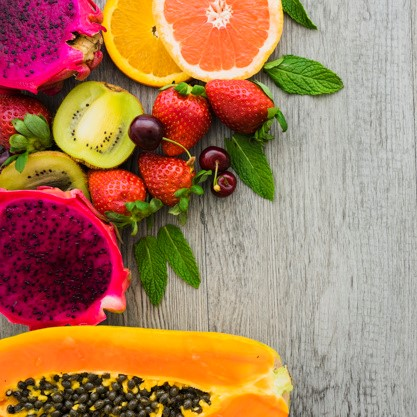
#> input picture image-processing-in-python/data/chapter 3/fruits_square.jpg, 417 x 417 px
$ jupyter execute --allow-errors image-restoration-noise-segmentation-and-contours.ipynb   (older library calls are emulated)
#> lines starting #> are read from the running program, lines starting #| are printed output that depends on the picture; after the words box and inside, x2 and y2 are one past the last pixel; in counts of white or black regions, pixels touching at a corner belong together
[cell 1]
import matplotlib.pyplot as plt
import numpy as np
from matplotlib import image

[cell 2]
def show_image(image, title='Image', cmap_type='gray'):
    plt.subplots(figsize=(16, 12), sharex=True, sharey=True)
    plt.imshow(image, cmap = cmap_type)
    plt.title(title)
    plt.axis('off')
    plt.show

def plot_comparison(original, filtered, title_filtered):
    fig, (ax1, ax2) = plt.subplots(ncols=2, figsize=(16, 12), sharex=True, sharey=True)

    ax1.imshow(original, cmap=plt.cm.gray)
    ax1.set_title('original')
    ax1.axis('off')

    ax2.imshow(filtered, cmap=plt.cm.gray)
    ax2.set_title(title_filtered)
    ax2.axis('off')

def show_image_contour(image, contours):
    plt.figure()
    for n, contour in enumerate(contours):
        plt.plot(contour[:, 1], contour[:, 0], linewidth=5, color='green')
        plt.imshow(image, interpolation='nearest', cmap='gray')
        plt.title('Contours')
        plt.axis('off')
        plt.show()

[cell 3]
# Import the module from restoration
from skimage.restoration import inpaint

#> (the rest of this cell did not finish here and is left out)

[cell 4]
# Import the module and function
from skimage.util import random_noise

fruit_image = image.imread('data/chapter 3/fruits_square.jpg')
#> fruit_image is the input picture: shape (417, 417, 3); mean R, G, B 170.2, 126.7, 93.8

# Add noise to the image
noisy_image = random_noise(fruit_image)
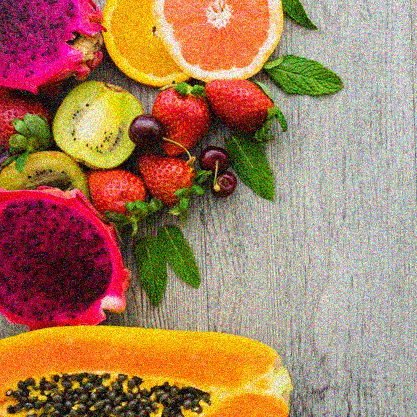
#> noisy_image: shape (417, 417, 3) float64; mean R, G, B 0.66, 0.501, 0.376

# Show original and resulting image
plot_comparison(fruit_image, noisy_image, 'Noisy Image')

[cell 5]
# Import the module and function
from skimage.restoration import denoise_tv_chambolle

noisy_image = image.imread('data/chapter 3/noise-noisy-nature.jpg')
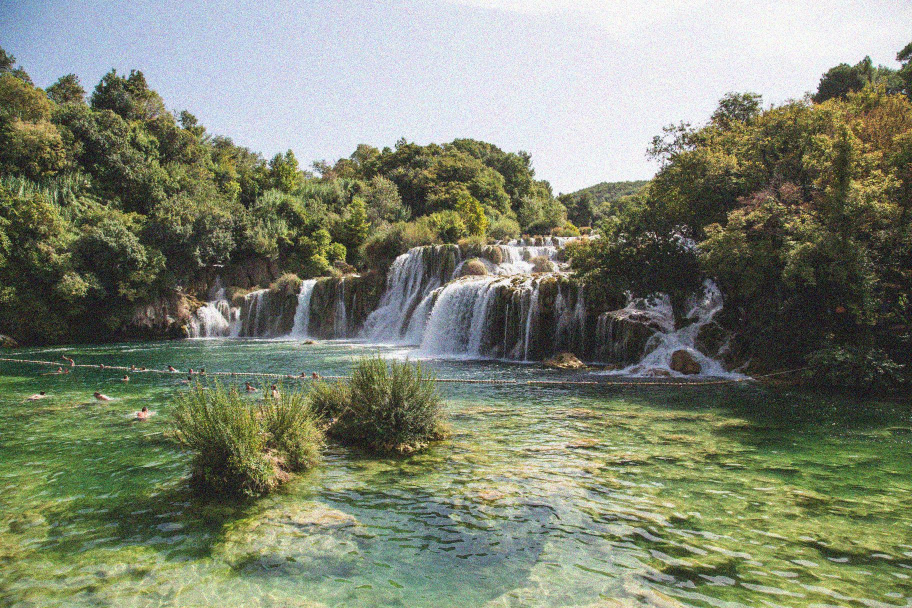
#> input picture image-processing-in-python/data/chapter 3/noise-noisy-nature.jpg, 1824 x 1216 px (shown at 1/2 size)
#> noisy_image is the input picture: shape (1216, 1824, 3); mean R, G, B 126.7, 132.9, 113.2

# Apply total variation filter denoising
denoised_image = denoise_tv_chambolle(noisy_image,
                                      multichannel=True)

# Show the noisy and denoised images
plot_comparison(noisy_image, denoised_image, 'Denoised Image')
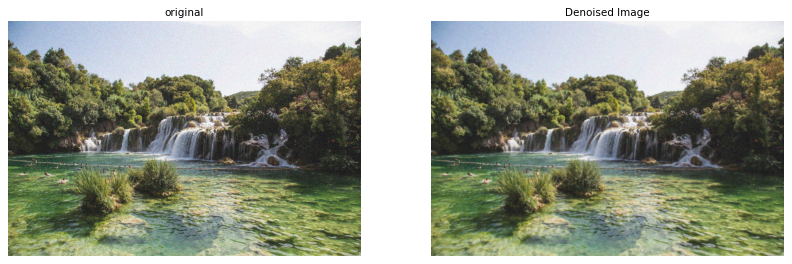
#> figure drawn by matplotlib, 2 panels

[cell 6]
# Import bilateral denoising function
from skimage.restoration import denoise_bilateral

# Import image
landscape_image = image.imread('data/chapter 3/noise-noisy-nature.jpg')

# Apply bilateral filter denoising
denoised_image = denoise_bilateral(landscape_image,
                                   multichannel=True)

# Show original and resulting images
show_image(landscape_image, 'Noisy image')
show_image(denoised_image, 'Denoised image')
plot_comparison(landscape_image, denoised_image, 'Denoised Image')

[cell 7]
# Import the slic function from segmentation module
from skimage.segmentation import slic

# Import the label2rgb function from color module
from skimage.color import label2rgb

# Import image
face_image = image.imread('data/chapter 3/chinese.jpg')
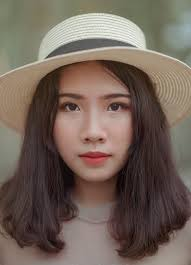
#> input picture image-processing-in-python/data/chapter 3/chinese.jpg, 191 x 265 px
#> face_image is the input picture: shape (265, 191, 3); mean R, G, B 114.6, 99.2, 89

# Obtain the segmentation with 400 regions
segments = slic(face_image, n_segments=400)
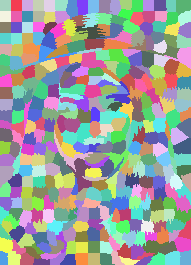
#> segments: shape (265, 191) int64; 373 distinct labels, from 1 to 373; one colour per label, 0 black

# Put segments on top of original image to compare
segmented_image = label2rgb(segments, face_image, kind='avg')

# Show the segmented image
plot_comparison(face_image, segmented_image, 'Segmented Image')

[cell 8]
# Import the modules
from skimage import measure, data

# Obtain the horse image
horse_image = data.horse()
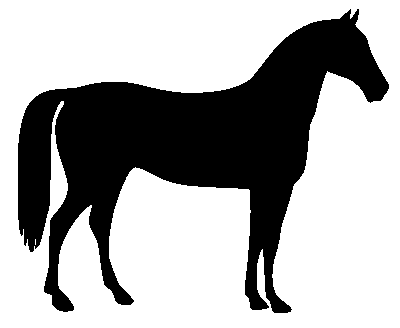
#> input picture skimage.data.horse(), 400 x 328 px
#> horse_image is the input picture: shape (328, 400) bool; 66.9% white; 1 black region, box (x1, y1, x2, y2) and area: (18, 9, 389, 313) 43412

# Find the contours with a constant level value of 0.8
contours = measure.find_contours(horse_image, .8)
#> contours = 2 point arrays, longest 2645 points

# Shows the image with contours found
#> (the rest of this cell did not finish here and is left out)

[cell 9]
from skimage import filters, color

image_dice = image.imread('data/chapter 3/steps_contours.png')
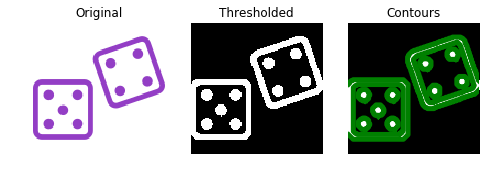
#> input picture image-processing-in-python/data/chapter 3/steps_contours.png, 486 x 178 px
#> image_dice is the input picture: shape (178, 486, 4) float32; mean R, G, B, A 0.62, 0.638, 0.628, 0.44


# Make the image grayscale
image_dice = color.rgb2gray(image_dice)
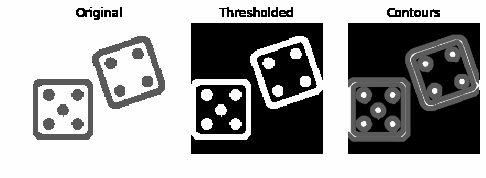
#> image_dice: shape (178, 486) float32; min 0, max 1, mean 0.634

# Obtain the optimal thresh value
thresh = filters.threshold_otsu(image_dice)
#> thresh = 0.545

# Apply thresholding
binary = image_dice > thresh
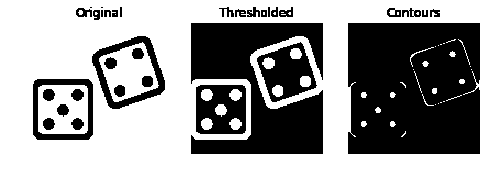
#> binary: shape (178, 486) bool; 59.7% white; 34 black regions (3 under 20 px), largest, box (x1, y1, x2, y2) and area: (348, 23, 480, 154) 16666, (191, 23, 323, 154) 9948, (257, 42, 317, 102) 1904

# Find contours at a constant value of 0.8
contours = measure.find_contours(binary, .8)
#> contours = 129 point arrays, longest 939 points

# Show the image
show_image_contour(image_dice, contours)
#> the loop in show_image_contour, `for n, contour in enumerate(contours):` made 129 passes
#> pass 1, in show_image_contour, `plt.show()`:
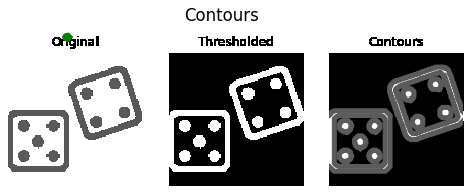
#> figure drawn by matplotlib, 1 panel
